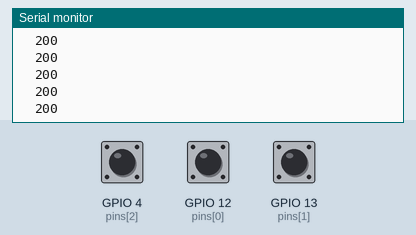
Recording of a sketch running on a simulated ESP8266 (NodeMCU). On the bench: the last lines printed to the serial monitor. The inputs (shaded band) are chosen by the test bench; at power-on: GPIO 4 (pins[2]) HIGH, GPIO 12 (pins[0]) HIGH, GPIO 13 (pins[1]) HIGH. WiFi joins after 1.5 s; servers stay silent unless stated; uploads are accepted with an empty reply.

Above: at 2.7 s.
2.8 s: GPIO 4 (pins[2]) pulled LOW for 0.3 s
At 3.1 s:
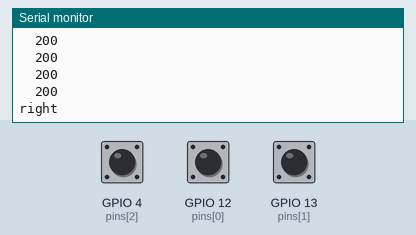
4.6 s: GPIO 12 (pins[0]) pulled LOW for 0.3 s
At 4.78 s:
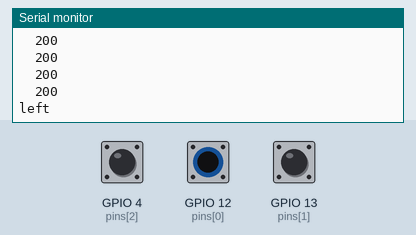
6.4 s: GPIO 13 (pins[1]) pulled LOW for 0.3 s
At 6.7 s:
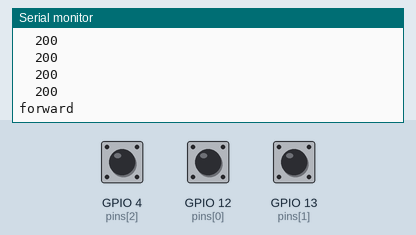

Measured:
- after the input at 2.8 s, the serial monitor: prints a new line after 0.14 s (image 1)
- after the input at 4.6 s, the serial monitor: prints a new line at once (image 2)
- after the input at 6.4 s, the serial monitor: prints a new line after 0.15 s (image 3)

The sketch:

Raspberry_spy_controller.ino
```cpp
#include <Arduino.h>
#include <ESP8266WiFi.h>
#include <ESP8266WiFiMulti.h>

#include <ESP8266HTTPClient.h>

ESP8266WiFiMulti WiFiMulti;

#define SSID "SSID"
#define PSSWD "PASSWORD"

int pins[3] = {12,13,4};

void setup() {
  // put your setup code here, to run once:
  Serial.begin(9600);
  for(int i=0; i<3;i++){
    pinMode(pins[i], INPUT_PULLUP);
  }
  WiFiMulti.addAP(SSID, PSSWD);
}

void loop() {
  // put your main code here, to run repeatedly:
  int motor1, motor2;
  if(digitalRead(pins[0])==0){ //Turn left
    Serial.println("left");
    motor1 = 50;
    motor2 = 50;
  }
  else if(digitalRead(pins[1])==0){ //Go forward
    Serial.println("forward");
    motor1 = 50;
    motor2 = -50;
  }
  else if(digitalRead(pins[2])==0){ //Turn right
    Serial.println("right");
    motor1 = -50;
    motor2 = -50;
  }
  else{
    motor1 = 0;
    motor2 = 0;
  }

  if(WiFiMulti.run() == WL_CONNECTED){
    HTTPClient http;
    http.begin("http://192.168.0.46:5000/control/");
    http.addHeader("Content-Type", "application/json");
    int httpCode = http.POST("{\"motor1\":"+String(motor1)+", \"motor2\":"+String(motor2)+"}");
    String payload = http.getString();
    Serial.print('\t');
    Serial.println(httpCode);
    Serial.println(payload);
  }
  delay(40);
}
```
